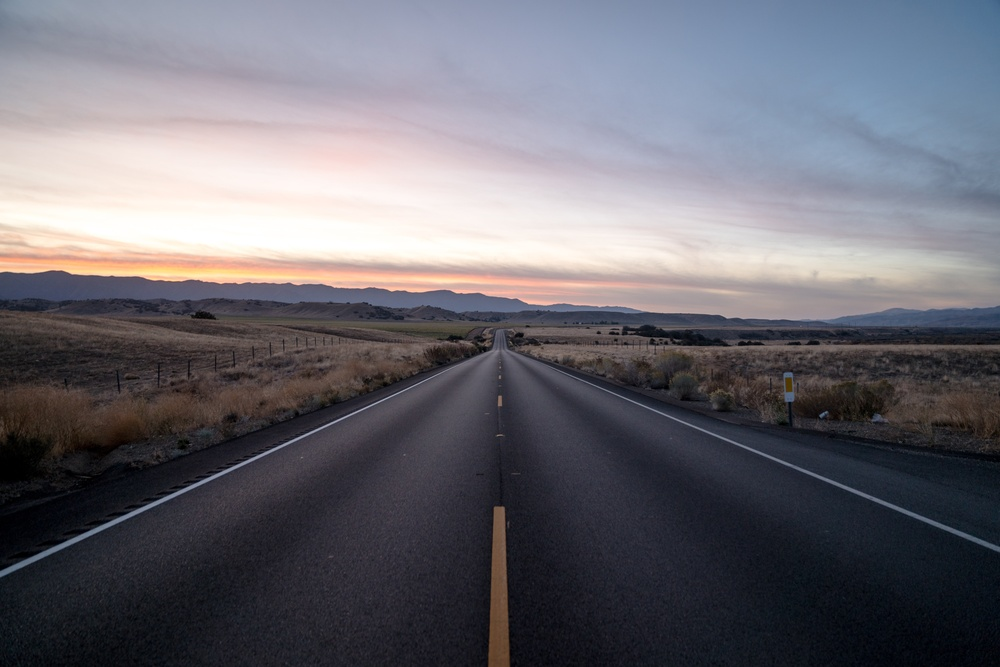
#> input picture practice/road.jpg, 1000 x 667 px, shrunk from 6000 x 4000 before the run
$ python tranpose_image.py
#> lines starting #> are read from the running program, lines starting #| are printed output that depends on the picture
# autor yohans hailu
import cv2
roadImg = cv2.imread("./road.jpg")
#> roadImg is the input picture: shape (667, 1000, 3); mean B, G, R 112.6, 105, 106.4

roadImg = roadImg.transpose((1,0,2))
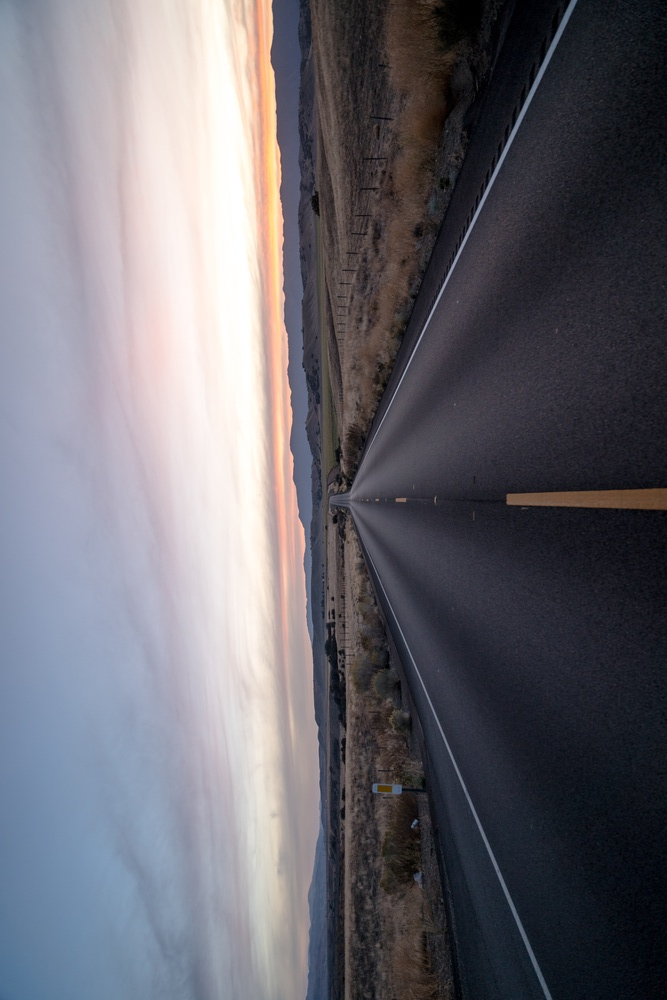
#> roadImg: shape (1000, 667, 3); mean B, G, R 112.6, 105, 106.4
cv2.imwrite("read_copy.jpg", roadImg)

#adaptive threshold
#> (the run stopped early here; a loop or call above may not have finished)

$ run again, with practice/sample_rand_frame.jpg copied over practice/road.jpg
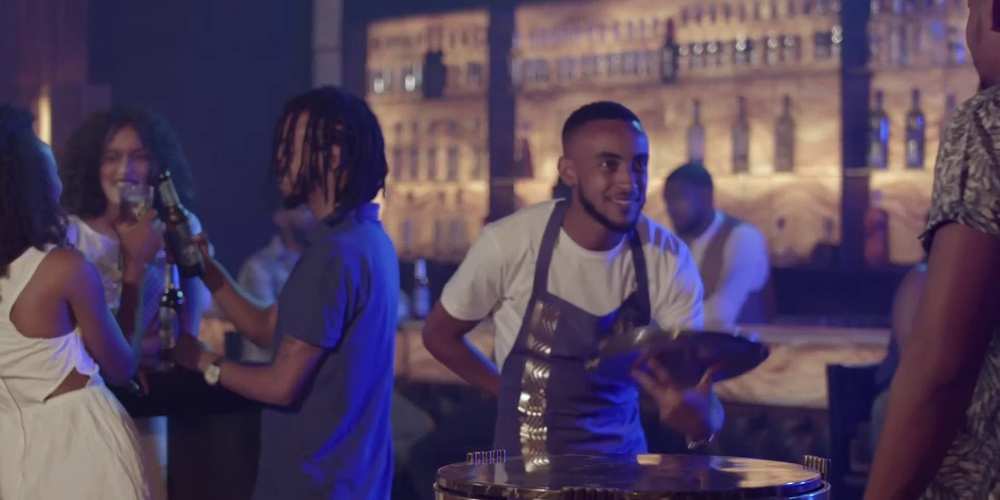
#> input picture practice/sample_rand_frame.jpg, 1000 x 500 px, shrunk from 1920 x 960 before the run
#> roadImg is the input picture: shape (500, 1000, 3); mean B, G, R 91.4, 67.1, 83.8
#> `roadImg = roadImg.transpose((1,0,2))`:
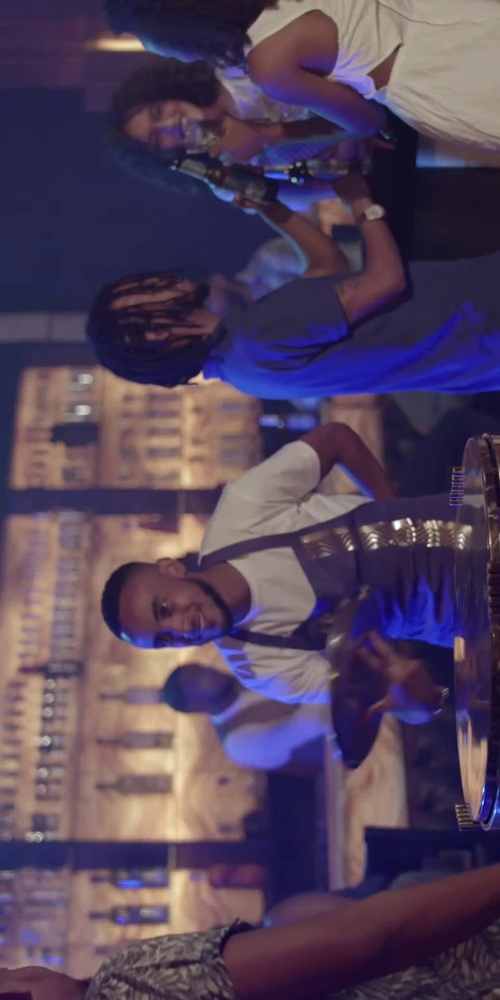
#> roadImg: shape (1000, 500, 3); mean B, G, R 91.4, 67.1, 83.8
